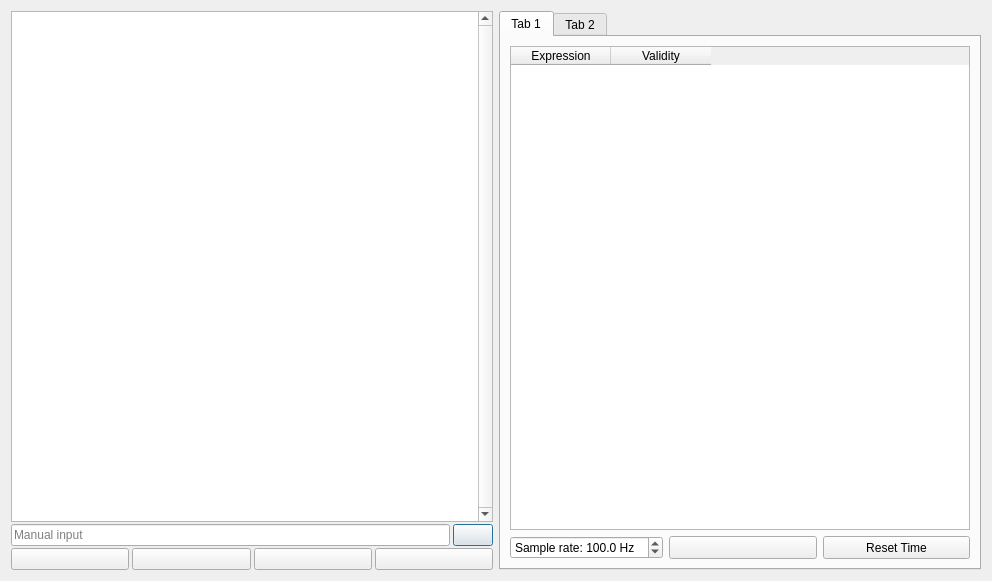
<?xml version="1.0" encoding="UTF-8"?>
<ui version="4.0">
 <class>ManualInputDialog</class>
 <widget class="QDialog" name="ManualInputDialog">
  <property name="geometry">
   <rect>
    <x>0</x>
    <y>0</y>
    <width>992</width>
    <height>581</height>
   </rect>
  </property>
  <property name="windowTitle">
   <string>Manual Input</string>
  </property>
  <layout class="QHBoxLayout" name="horizontalLayout">
   <item>
    <widget class="QFrame" name="frameManual">
     <property name="sizePolicy">
      <sizepolicy hsizetype="Preferred" vsizetype="Preferred">
       <horstretch>0</horstretch>
       <verstretch>1</verstretch>
      </sizepolicy>
     </property>
     <property name="frameShape">
      <enum>QFrame::NoFrame</enum>
     </property>
     <property name="frameShadow">
      <enum>QFrame::Raised</enum>
     </property>
     <layout class="QVBoxLayout" name="verticalLayout_32">
      <property name="spacing">
       <number>2</number>
      </property>
      <property name="leftMargin">
       <number>0</number>
      </property>
      <property name="topMargin">
       <number>0</number>
      </property>
      <property name="rightMargin">
       <number>0</number>
      </property>
      <property name="bottomMargin">
       <number>0</number>
      </property>
      <item>
       <widget class="QPlainTextEdit" name="plainTextEditConsole_2">
        <property name="sizePolicy">
         <sizepolicy hsizetype="Expanding" vsizetype="Expanding">
          <horstretch>0</horstretch>
          <verstretch>0</verstretch>
         </sizepolicy>
        </property>
        <property name="font">
         <font>
          <strikeout>false</strikeout>
         </font>
        </property>
        <property name="verticalScrollBarPolicy">
         <enum>Qt::ScrollBarAlwaysOn</enum>
        </property>
        <property name="sizeAdjustPolicy">
         <enum>QAbstractScrollArea::AdjustToContents</enum>
        </property>
        <property name="undoRedoEnabled">
         <bool>false</bool>
        </property>
        <property name="lineWrapMode">
         <enum>QPlainTextEdit::NoWrap</enum>
        </property>
        <property name="readOnly">
         <bool>true</bool>
        </property>
        <property name="plainText">
         <string notr="true"/>
        </property>
        <property name="centerOnScroll">
         <bool>false</bool>
        </property>
       </widget>
      </item>
      <item>
       <layout class="QHBoxLayout" name="horizontalLayout_10">
        <property name="spacing">
         <number>3</number>
        </property>
        <item>
         <widget class="QLineEdit" name="lineEditManualInput">
          <property name="sizePolicy">
           <sizepolicy hsizetype="Expanding" vsizetype="Preferred">
            <horstretch>0</horstretch>
            <verstretch>0</verstretch>
           </sizepolicy>
          </property>
          <property name="font">
           <font/>
          </property>
          <property name="frame">
           <bool>true</bool>
          </property>
          <property name="placeholderText">
           <string>Manual input</string>
          </property>
          <property name="clearButtonEnabled">
           <bool>true</bool>
          </property>
         </widget>
        </item>
        <item>
         <widget class="QPushButton" name="pushButtonSendManual">
          <property name="enabled">
           <bool>true</bool>
          </property>
          <property name="sizePolicy">
           <sizepolicy hsizetype="Preferred" vsizetype="Preferred">
            <horstretch>0</horstretch>
            <verstretch>0</verstretch>
           </sizepolicy>
          </property>
          <property name="maximumSize">
           <size>
            <width>16777215</width>
            <height>16777215</height>
           </size>
          </property>
          <property name="toolTip">
           <string>&lt;html&gt;&lt;head/&gt;&lt;body&gt;&lt;p&gt;Send&lt;/p&gt;&lt;/body&gt;&lt;/html&gt;</string>
          </property>
          <property name="text">
           <string/>
          </property>
          <property name="icon">
           <iconset resource="resources.qrc">
            <normaloff>:/images/icons/send.png</normaloff>:/images/icons/send.png</iconset>
          </property>
         </widget>
        </item>
       </layout>
      </item>
      <item>
       <layout class="QHBoxLayout" name="horizontalLayout_31">
        <property name="spacing">
         <number>3</number>
        </property>
        <item>
         <widget class="QPushButton" name="pushButtonViewBuffer_2">
          <property name="toolTip">
           <string>Print manual input buffer</string>
          </property>
          <property name="text">
           <string/>
          </property>
          <property name="icon">
           <iconset resource="resources.qrc">
            <normaloff>:/images/icons/viewBuffer.png</normaloff>:/images/icons/viewBuffer.png</iconset>
          </property>
          <property name="iconSize">
           <size>
            <width>30</width>
            <height>30</height>
           </size>
          </property>
         </widget>
        </item>
        <item>
         <widget class="QPushButton" name="pushButtonClearBuffer_2">
          <property name="toolTip">
           <string>Clear manual input buffer</string>
          </property>
          <property name="text">
           <string/>
          </property>
          <property name="icon">
           <iconset resource="resources.qrc">
            <normaloff>:/images/icons/clearBuffer.png</normaloff>:/images/icons/clearBuffer.png</iconset>
          </property>
          <property name="iconSize">
           <size>
            <width>30</width>
            <height>30</height>
           </size>
          </property>
         </widget>
        </item>
        <item>
         <widget class="QPushButton" name="pushButtonClearReceivedList_2">
          <property name="toolTip">
           <string>&lt;html&gt;&lt;head/&gt;&lt;body&gt;&lt;p&gt;Clear console&lt;/p&gt;&lt;/body&gt;&lt;/html&gt;</string>
          </property>
          <property name="text">
           <string/>
          </property>
          <property name="icon">
           <iconset resource="resources.qrc">
            <normaloff>:/images/icons/clear.png</normaloff>:/images/icons/clear.png</iconset>
          </property>
          <property name="iconSize">
           <size>
            <width>30</width>
            <height>30</height>
           </size>
          </property>
         </widget>
        </item>
        <item>
         <widget class="QPushButton" name="pushButtonScrollDown_2">
          <property name="minimumSize">
           <size>
            <width>0</width>
            <height>0</height>
           </size>
          </property>
          <property name="toolTip">
           <string>&lt;html&gt;&lt;head/&gt;&lt;body&gt;&lt;p&gt;Autoscroll&lt;/p&gt;&lt;/body&gt;&lt;/html&gt;</string>
          </property>
          <property name="text">
           <string/>
          </property>
          <property name="icon">
           <iconset resource="resources.qrc">
            <normaloff>:/images/icons/scrollDown.png</normaloff>:/images/icons/scrollDown.png</iconset>
          </property>
          <property name="iconSize">
           <size>
            <width>30</width>
            <height>30</height>
           </size>
          </property>
         </widget>
        </item>
       </layout>
      </item>
     </layout>
    </widget>
   </item>
   <item>
    <widget class="QTabWidget" name="tabWidget">
     <property name="currentIndex">
      <number>0</number>
     </property>
     <widget class="QWidget" name="tab">
      <attribute name="title">
       <string>Tab 1</string>
      </attribute>
      <layout class="QVBoxLayout" name="verticalLayout">
       <item>
        <widget class="QTableWidget" name="tableWidgetRollingSetup">
         <property name="sizePolicy">
          <sizepolicy hsizetype="Preferred" vsizetype="Expanding">
           <horstretch>0</horstretch>
           <verstretch>0</verstretch>
          </sizepolicy>
         </property>
         <property name="sizeAdjustPolicy">
          <enum>QAbstractScrollArea::AdjustToContents</enum>
         </property>
         <property name="editTriggers">
          <set>QAbstractItemView::AllEditTriggers</set>
         </property>
         <property name="showDropIndicator" stdset="0">
          <bool>true</bool>
         </property>
         <property name="selectionMode">
          <enum>QAbstractItemView::NoSelection</enum>
         </property>
         <property name="selectionBehavior">
          <enum>QAbstractItemView::SelectRows</enum>
         </property>
         <property name="cornerButtonEnabled">
          <bool>false</bool>
         </property>
         <attribute name="horizontalHeaderCascadingSectionResizes">
          <bool>false</bool>
         </attribute>
         <attribute name="horizontalHeaderHighlightSections">
          <bool>false</bool>
         </attribute>
         <attribute name="horizontalHeaderStretchLastSection">
          <bool>false</bool>
         </attribute>
         <column>
          <property name="text">
           <string>Expression</string>
          </property>
         </column>
         <column>
          <property name="text">
           <string>Validity</string>
          </property>
         </column>
        </widget>
       </item>
       <item>
        <layout class="QHBoxLayout" name="horizontalLayout_2">
         <item>
          <widget class="QDoubleSpinBox" name="doubleSpinBoxRollingFreq">
           <property name="sizePolicy">
            <sizepolicy hsizetype="Minimum" vsizetype="Preferred">
             <horstretch>0</horstretch>
             <verstretch>0</verstretch>
            </sizepolicy>
           </property>
           <property name="prefix">
            <string>Sample rate: </string>
           </property>
           <property name="suffix">
            <string> Hz</string>
           </property>
           <property name="decimals">
            <number>1</number>
           </property>
           <property name="minimum">
            <double>0.100000000000000</double>
           </property>
           <property name="maximum">
            <double>1000.000000000000000</double>
           </property>
           <property name="stepType">
            <enum>QAbstractSpinBox::AdaptiveDecimalStepType</enum>
           </property>
           <property name="value">
            <double>100.000000000000000</double>
           </property>
          </widget>
         </item>
         <item>
          <widget class="QPushButton" name="pushButtonRolling">
           <property name="sizePolicy">
            <sizepolicy hsizetype="Preferred" vsizetype="Preferred">
             <horstretch>0</horstretch>
             <verstretch>0</verstretch>
            </sizepolicy>
           </property>
           <property name="minimumSize">
            <size>
             <width>0</width>
             <height>0</height>
            </size>
           </property>
           <property name="maximumSize">
            <size>
             <width>16777215</width>
             <height>16777215</height>
            </size>
           </property>
           <property name="font">
            <font>
             <pointsize>8</pointsize>
            </font>
           </property>
           <property name="toolTip">
            <string>Running (click to pause)</string>
           </property>
           <property name="text">
            <string/>
           </property>
           <property name="icon">
            <iconset resource="resources.qrc">
             <normaloff>:/images/icons/run.png</normaloff>:/images/icons/run.png</iconset>
           </property>
           <property name="iconSize">
            <size>
             <width>50</width>
             <height>25</height>
            </size>
           </property>
          </widget>
         </item>
         <item>
          <widget class="QPushButton" name="pushButtonRollingResetTime">
           <property name="sizePolicy">
            <sizepolicy hsizetype="Preferred" vsizetype="Preferred">
             <horstretch>0</horstretch>
             <verstretch>0</verstretch>
            </sizepolicy>
           </property>
           <property name="text">
            <string>Reset Time</string>
           </property>
          </widget>
         </item>
        </layout>
       </item>
      </layout>
     </widget>
     <widget class="QWidget" name="tab_2">
      <attribute name="title">
       <string>Tab 2</string>
      </attribute>
     </widget>
    </widget>
   </item>
  </layout>
 </widget>
 <resources>
  <include location="resources.qrc"/>
 </resources>
 <connections>
  <connection>
   <sender>pushButtonClearReceivedList_2</sender>
   <signal>clicked()</signal>
   <receiver>plainTextEditConsole_2</receiver>
   <slot>clear()</slot>
   <hints>
    <hint type="sourcelabel">
     <x>320</x>
     <y>549</y>
    </hint>
    <hint type="destinationlabel">
     <x>315</x>
     <y>398</y>
    </hint>
   </hints>
  </connection>
 </connections>
</ui>
